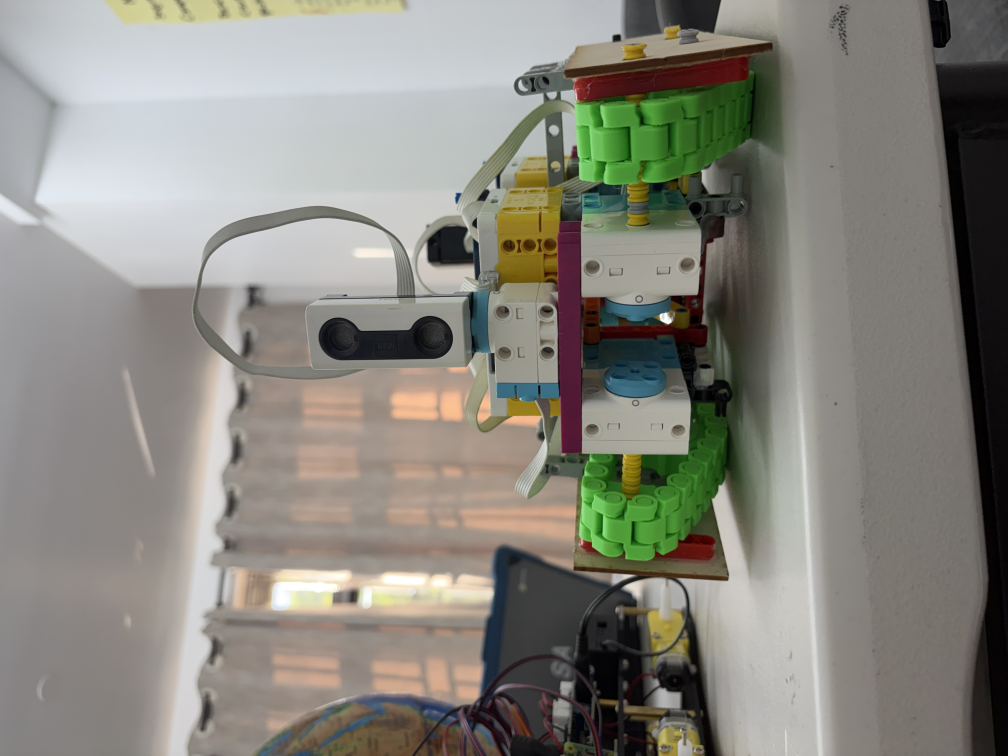
#> input picture Rover Iterations/recent innvoation pictures/10-innovation-rover-front-view-sensor-mast.JPG, 4032 x 3024 px (shown at 1/4 size)
$ python build_innovation_project_book.py
#> lines starting #> are read from the running program, lines starting #| are printed output that depends on the picture
#> (the call stopped at in build_docx, `doc = Document()`: docx is not available in this run)
from pathlib import Path
import re
import textwrap

from docx import Document
from docx.enum.table import WD_ALIGN_VERTICAL, WD_TABLE_ALIGNMENT
from docx.enum.text import WD_ALIGN_PARAGRAPH
from docx.oxml import OxmlElement
from docx.oxml.ns import qn
from docx.shared import Inches, Pt, RGBColor
from PIL import Image, ImageDraw, ImageFont, ImageOps


ROOT = Path(__file__).resolve().parent
OUT = ROOT / "Innovation Project Technical Book"
PROOF = OUT / "pdf_page_proofs"
ASSETS = OUT / "generated_assets"
DOCX = OUT / "AI Future - Innovation Project Technical Book.docx"
DOCX_MAPPING_UPDATE = OUT / "AI Future - Innovation Project Technical Book - Mapping Update.docx"
PDF = OUT / "AI Future - Innovation Project Technical Book.pdf"
PDF_MAPPING_UPDATE = OUT / "AI Future - Innovation Project Technical Book - Mapping Update.pdf"

NAVY = "#0B2545"
INK = "#111827"
MUTED = "#64748B"
LIGHT = "#F4F7FA"
BORDER = "#D9E2EC"
TEAL = "#00A6A6"
GREEN = "#2F9E6D"
GOLD = "#C28A13"
RED = "#C44545"


def hex_to_rgb(hex_color):
    h = hex_color.lstrip("#")
    return tuple(int(h[i:i + 2], 16) for i in (0, 2, 4))


def font(size=28, bold=False):
    candidates = [
        "C:/Windows/Fonts/arialbd.ttf" if bold else "C:/Windows/Fonts/arial.ttf",
        "C:/Windows/Fonts/segoeuib.ttf" if bold else "C:/Windows/Fonts/segoeui.ttf",
    ]
    for candidate in candidates:
        if Path(candidate).exists():
            return ImageFont.truetype(candidate, size)
    return ImageFont.load_default()


def contain_fit(path, size, fill=(255, 255, 255)):
    try:
        img = ImageOps.exif_transpose(Image.open(path)).convert("RGB")
    except Exception:
        img = Image.new("RGB", size, fill)
        d = ImageDraw.Draw(img)
        d.text((20, 20), "Image unavailable", fill=hex_to_rgb(MUTED), font=font(22, True))
        return img
    img.thumbnail(size, Image.Resampling.LANCZOS)
    canvas = Image.new("RGB", size, fill)
    canvas.paste(img, ((size[0] - img.width) // 2, (size[1] - img.height) // 2))
    return canvas


def cover_fit(path, size):
#> called with size = (1700, 2200)
    img = ImageOps.exif_transpose(Image.open(path)).convert("RGB")
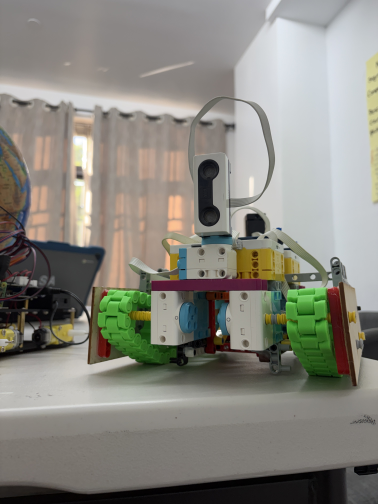
#> img: PIL image 3024x4032 RGB (shown at 1/8 size); mean R, G, B 135.9, 134.2, 125.9
    return ImageOps.fit(img, size, method=Image.Resampling.LANCZOS, centering=(0.5, 0.5))
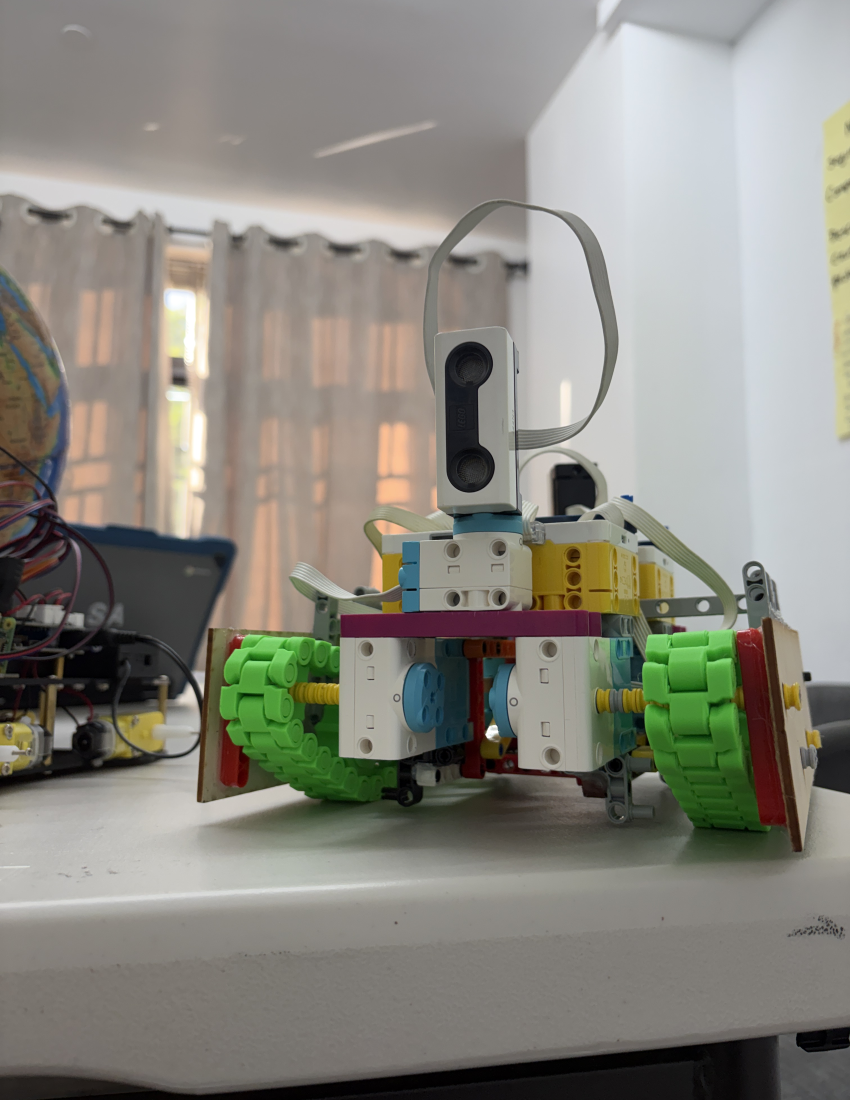
#> returned value: PIL image 1700x2200 RGB (shown at 1/2 size); mean R, G, B 137.4, 135.7, 127.1


def draw_wrapped(draw, xy, text, fnt, fill, width, line_gap=6):
    x, y = xy
    avg = max(1, int(width / (fnt.size * 0.55)))
    lines = []
    for para in str(text).splitlines():
        lines.extend(textwrap.wrap(para, avg) or [""])
    for line in lines:
        draw.text((x, y), line, fill=fill, font=fnt)
        y += fnt.size + line_gap
    return y


def round_rect(draw, box, radius, fill, outline=None, width=1):
    draw.rounded_rectangle(box, radius=radius, fill=fill, outline=outline, width=width)


# [74 lines left out: functions style_run, set_cell_shading, set_cell_border, add_p, add_h, add_label and 2 more, not called in this run]


def add_caption(doc, text):
    return add_p(doc, text, size=8.2, color=MUTED, align=WD_ALIGN_PARAGRAPH.CENTER, after=5)


# [56 lines left out: functions add_bullets, add_cell_text, add_table, set_page, not called in this run]


def read_code(path):
    return (ROOT / path).read_text(encoding="utf-8", errors="replace").replace("â‰ˆ", "~")


# [103 lines left out: functions code_excerpt, add_code_box, add_mapping_technical_pages, add_photo_table, not called in this run]


def build_docx():
    OUT.mkdir(exist_ok=True)
    ASSETS.mkdir(exist_ok=True)
    doc = Document()
    set_page(doc)
    doc.styles["Normal"].font.name = "Aptos"
    doc.styles["Normal"].font.size = Pt(10.5)

    add_picture(doc, ROOT / "Rover Iterations/recent innvoation pictures/10-innovation-rover-front-view-sensor-mast.JPG", width=7.15)
    add_p(doc, "AI Future - Innovation Project", size=22, bold=True, color=NAVY, align=WD_ALIGN_PARAGRAPH.CENTER)
    add_p(doc, "Safer Mapping for Fragile Archaeological Sites", size=15, color=MUTED, align=WD_ALIGN_PARAGRAPH.CENTER)
    doc.add_page_break()

    add_page_title(doc, "Judge quick summary", "What problem did we solve?", "Archaeologists need safer ways to document dark, unstable, tight spaces without putting people or fragile cultural heritage at risk.")
    add_bullets(doc, [
        "Solution: a rover concept for remote observation and mapping.",
        "Current upgrade: wooden rover platform for stronger protection and durability.",
        "Programming upgrade: camera-first mapping logic instead of relying on distance sensors as the primary method.",
        "Impact: safer exploration, richer documentation, and future VR walkthroughs for education and museums.",
    ])
    add_table(doc, ["Area", "Evidence judges can inspect"], [
        ("Research", "Museum visit, documentaries, archaeology problem framing, expert feedback"),
        ("Prototypes", "Cardboard, LEGO, CAD, 3D printed/tread ideas, wooden rover"),
        ("Testing", "Distance sensor baseline, camera mapping screenshots, stitched room panorama"),
        ("Feedback", "Grace Howe, Rawlins, teachers, mentors"),
    ], widths=[1.4, 5.0])
    doc.add_page_break()

    add_page_title(doc, "Identify", "We started with real archaeology risks")
    add_picture(doc, ROOT / "Rover Iterations/museum trip.png", width=6.8)
    add_caption(doc, "Museum research helped the team understand artifact fragility and preservation needs.")
    add_table(doc, ["Discovery method", "What we learned"], [
        ("Observe", "Artifacts are fragile and documentation must avoid accidental damage."),
        ("Research", "Dark, unstable, hard-to-reach spaces create safety and mapping challenges."),
        ("Interview", "Experts pushed us toward camera height, blind-spot reduction, and modular repairability."),
        ("Define", "A rover could reduce risk by sending sensors/cameras where people should not go first."),
    ], widths=[1.5, 4.9])
    doc.add_page_break()

    add_page_title(doc, "Solution", "A rover for safer mapping")
    add_picture(doc, ROOT / "Rover Iterations/recent innvoation pictures/10-innovation-rover-front-view-sensor-mast.JPG", width=6.9)
    add_caption(doc, "Recent rover version with front sensor mast and updated wood-panel protection.")
    add_bullets(doc, [
        "Remote observation helps reduce risk before people enter a fragile site.",
        "Camera placement is designed to capture walls, ceilings, obstacles, and context.",
        "The rover is modular so parts can be repaired or replaced after field-like tests.",
    ])
    doc.add_page_break()

    add_page_title(doc, "Create", "Prototype evolution")
    add_photo_table(doc, "Editable prototype timeline", [
        ("Rover Iterations/cardboard models.png", "Cardboard models: fast layout choices for size, wiring paths, and camera location."),
        ("Rover Iterations/innovation lego prototype.jpg", "LEGO prototype: movement and stability testing with a physical model."),
        ("Rover Iterations/recent innvoation pictures/02-innovation-rover-wood-panel-side-view.JPG", "Recent wood-panel rover: stronger protective side panels and updated sensor placement."),
        ("Rover Iterations/recent innvoation pictures/06-team-holding-innovation-rover-prototype.JPG", "Recent team-held prototype: current physical version ready for judge explanation."),
    ])
    doc.add_page_break()

    add_page_title(doc, "Iterate", "Feedback changed the design")
    add_table(doc, ["Feedback source", "What changed"], [
        ("Grace Howe, archaeologist", "Raised/repositioned camera to reduce blind spots and capture useful wall/ceiling detail."),
        ("Rawlins, event organizer", "Pushed modularity so repairs and field adjustments would be easier."),
        ("Teachers and mentors", "Noted wheel limitations on uneven terrain; team researched treads and protective plates."),
        ("Team testing", "Moved from distance-sensor-first mapping to camera-based observation and mapping."),
    ], widths=[1.9, 4.5])
    add_picture(doc, ROOT / "Rover Iterations/gracehowepicture.jpg", width=3.9)
    add_caption(doc, "Expert feedback was treated as part of the engineering loop, not just a presentation detail.")
    doc.add_page_break()

    add_page_title(doc, "Latest upgrade", "Wooden rover + camera mapping")
    add_photo_table(doc, "Editable latest-build evidence", [
        ("Rover Iterations/recent innvoation pictures/10-innovation-rover-front-view-sensor-mast.JPG", "Recent front view: sensor mast and rover layout for mapping demonstrations."),
        ("Rover Iterations/recent innvoation pictures/11-innovation-rover-table-demo-with-globe.JPG", "Recent table demo: rover shown with globe/terrain context for explaining mapping use."),
        ("Rover Iterations/recent innvoation pictures/15-electronics-rover-control-board-closeup.JPG", "Electronics prototype: control board and wiring evidence for sensor/mapping experiments."),
        ("Rover Iterations/recent innvoation pictures/23-electronics-rover-front-view.JPG", "Electronics rover front view: ultrasonic sensor setup and updated drive platform."),
        ("room_model/room_panorama.jpg", "Python/OpenCV stitched panorama from guided camera scan."),
        ("room_model/room_contact_sheet.jpg", "Contact sheet showing captured frames used for the room model."),
    ])
    doc.add_page_break()

    add_page_title(doc, "Actual STEM lab scan", "Our real room panorama", "This panorama shows our actual STEM lab scan from the guided camera mapping prototype.")
    add_picture(doc, ROOT / "room_model/room_panorama.jpg", width=7.15)
    add_caption(doc, "Actual STEM lab panorama stitched from overlapping camera frames.")
    add_bullets(doc, [
        "The scan was captured in our real STEM lab workspace.",
        "Overlapping frames were stitched together into one wider room model.",
        "This is evidence of the mapping workflow we want to improve for archaeology and museum use.",
    ])
    doc.add_page_break()

    add_page_title(doc, "Programming", "Camera-first observation + mapping logic")
    add_table(doc, ["Programming idea", "Current status"], [
        ("Observe surroundings", "Camera captures visual context instead of only distance readings."),
        ("Classify open space/obstacles", "Website demo and Python tools support guided scans."),
        ("Build map output", "Python OpenCV stitching combines overlapping frames into a panorama."),
        ("Debug and improve", "Saved photos/contact sheets help compare mapping quality between tests."),
    ], widths=[2.0, 4.4])
    add_code_box(doc, "guided_room_scan.py command", ".\\.venv\\Scripts\\python.exe guided_room_scan.py", "This command runs the guided Python scan referenced by the website.")
    doc.add_page_break()

    add_mapping_technical_pages(doc)

    add_page_title(doc, "Early baseline", "Distance sensor mapping taught us what to improve")
    add_picture(doc, ROOT / "Rover Iterations/distance sensor mapping results.png", width=6.8)
    add_caption(doc, "Early distance-sensor mapping results before shifting to camera-based mapping.")
    code = read_code("innovationextension.py")
    add_code_box(doc, "innovationextension.py excerpt", code_excerpt(code, "ANGLE_STEP_DEG", 2, 16), "The baseline script converted front/back distance readings into point-cloud coordinates.")
    doc.add_page_break()

    add_page_title(doc, "Impact", "Protect people and history")
    add_photo_table(doc, "Why the project matters", [
        ("Rover Iterations/recent innvoation pictures/08-innovation-rover-front-sensor-closeup.JPG", "Recent sensor closeup: camera/sensor placement is central to mapping tight spaces."),
        ("Rover Iterations/recent innvoation pictures/24-electronics-rover-front-angle-view.JPG", "Recent electronics rover: continued testing with sensing hardware and mobile platform."),
        ("Rover Iterations/vr experience.jpg", "Future direction: turn mapping output into VR so museums and students can explore safely."),
    ])
    doc.add_page_break()

    add_page_title(doc, "Judge reference", "Questions this book helps answer")
    add_bullets(doc, [
        "What real-world problem did you identify?",
        "How did expert feedback change your design?",
        "What did each prototype teach the team?",
        "Why did you move from distance sensors to camera mapping?",
        "How could this help archaeologists, museums, or students?",
    ])
    add_table(doc, ["Spec", "Current answer"], [
        ("Problem", "Dark, unstable, tight archaeological spaces are risky to map manually."),
        ("Solution", "Remote rover concept for camera-based mapping and documentation."),
        ("Latest build", "Wooden rover platform with camera mapping workflow."),
        ("Software", "Python/OpenCV guided room scan and early point-cloud code."),
        ("Future", "Better low-light capture and smoother VR walkthroughs."),
    ], widths=[1.35, 5.0])

    try:
        doc.save(DOCX)
        return DOCX
    except OSError:
        doc.save(DOCX_MAPPING_UPDATE)
        return DOCX_MAPPING_UPDATE


def page_canvas():
    return Image.new("RGB", (1700, 2200), "white")


def draw_page_header(d, tag, title):
    d.rectangle((0, 0, 1700, 92), fill=hex_to_rgb(NAVY))
    d.text((90, 30), "AI FUTURE  |  INNOVATION PROJECT TECHNICAL BOOK", fill="white", font=font(28, True))
    d.text((90, 130), tag.upper(), fill=hex_to_rgb(MUTED), font=font(25, True))
    d.text((90, 172), title, fill=hex_to_rgb(NAVY), font=font(54, True))
    d.line((90, 250, 1610, 250), fill=hex_to_rgb(BORDER), width=3)


def draw_footer(d, n):
    d.line((90, 2112, 1610, 2112), fill=hex_to_rgb(BORDER), width=2)
    d.text((90, 2135), "AI Future - Innovation Project", fill=hex_to_rgb(MUTED), font=font(22))
    d.text((1530, 2135), f"{n:02d}", fill=hex_to_rgb(MUTED), font=font(22, True))


def draw_text(d, x, y, text, size=30, color=INK, bold=False, width=1450):
    return draw_wrapped(d, (x, y), text, font(size, bold), hex_to_rgb(color), width, 8)


def draw_bullets(d, x, y, items):
    for item in items:
        d.ellipse((x, y + 13, x + 14, y + 27), fill=hex_to_rgb(TEAL))
        y = draw_text(d, x + 36, y, item, size=28, width=1400) + 10
    return y


def draw_table_box(d, x, y, title, rows, accent=TEAL):
    d.rounded_rectangle((x, y, x + 1500, y + 120 + len(rows) * 125), radius=22, fill=hex_to_rgb(LIGHT), outline=hex_to_rgb(BORDER), width=3)
    d.rectangle((x, y, x + 1500, y + 72), fill=hex_to_rgb(accent))
    d.text((x + 28, y + 20), title, fill="white", font=font(29, True))
    yy = y + 98
    for label, body in rows:
        d.text((x + 34, yy), label, fill=hex_to_rgb(NAVY), font=font(26, True))
        draw_text(d, x + 360, yy, body, size=23, width=1050)
        yy += 125
    return y + 120 + len(rows) * 125


def draw_code_panel(d, x, y, title, code, note):
    d.rounded_rectangle((x, y, x + 1500, y + 520), radius=22, fill=(248, 250, 252), outline=hex_to_rgb("#CBD5E1"), width=3)
    d.text((x + 28, y + 24), title, fill=hex_to_rgb("#2563EB"), font=font(28, True))
    yy = y + 78
    for line in code.splitlines()[:10]:
        d.text((x + 32, yy), line[:92], fill=hex_to_rgb("#0F172A"), font=font(21))
        yy += 31
    draw_text(d, x + 32, y + 420, note, size=22, color=MUTED, width=1400)
    return y + 550


def place_image(canvas, path, box):
    x, y, w, h = box
    canvas.paste(contain_fit(path, (w, h), fill=(255, 255, 255)), (x, y))


def make_pdf_pages():
    PROOF.mkdir(exist_ok=True)
    pages = []

    def save_page(img, n):
        draw_footer(ImageDraw.Draw(img), n)
        path = PROOF / f"page-{n:02d}.png"
        img.save(path, quality=94)
        pages.append(path)

    cover = cover_fit(ROOT / "Rover Iterations/recent innvoation pictures/10-innovation-rover-front-view-sensor-mast.JPG", (1700, 2200))
    d = ImageDraw.Draw(cover, "RGBA")
    d.rectangle((0, 0, 1700, 2200), fill=(255, 255, 255, 65))
    d.rectangle((0, 1320, 1700, 2200), fill=(255, 255, 255, 235))
    d.rectangle((0, 0, 1700, 120), fill=hex_to_rgb(NAVY) + (238,))
    d.text((90, 38), "AI FUTURE  |  UNEARTHED SEASON", fill="white", font=font(38, True))
#> (the rest of the program and of its run is left out)
